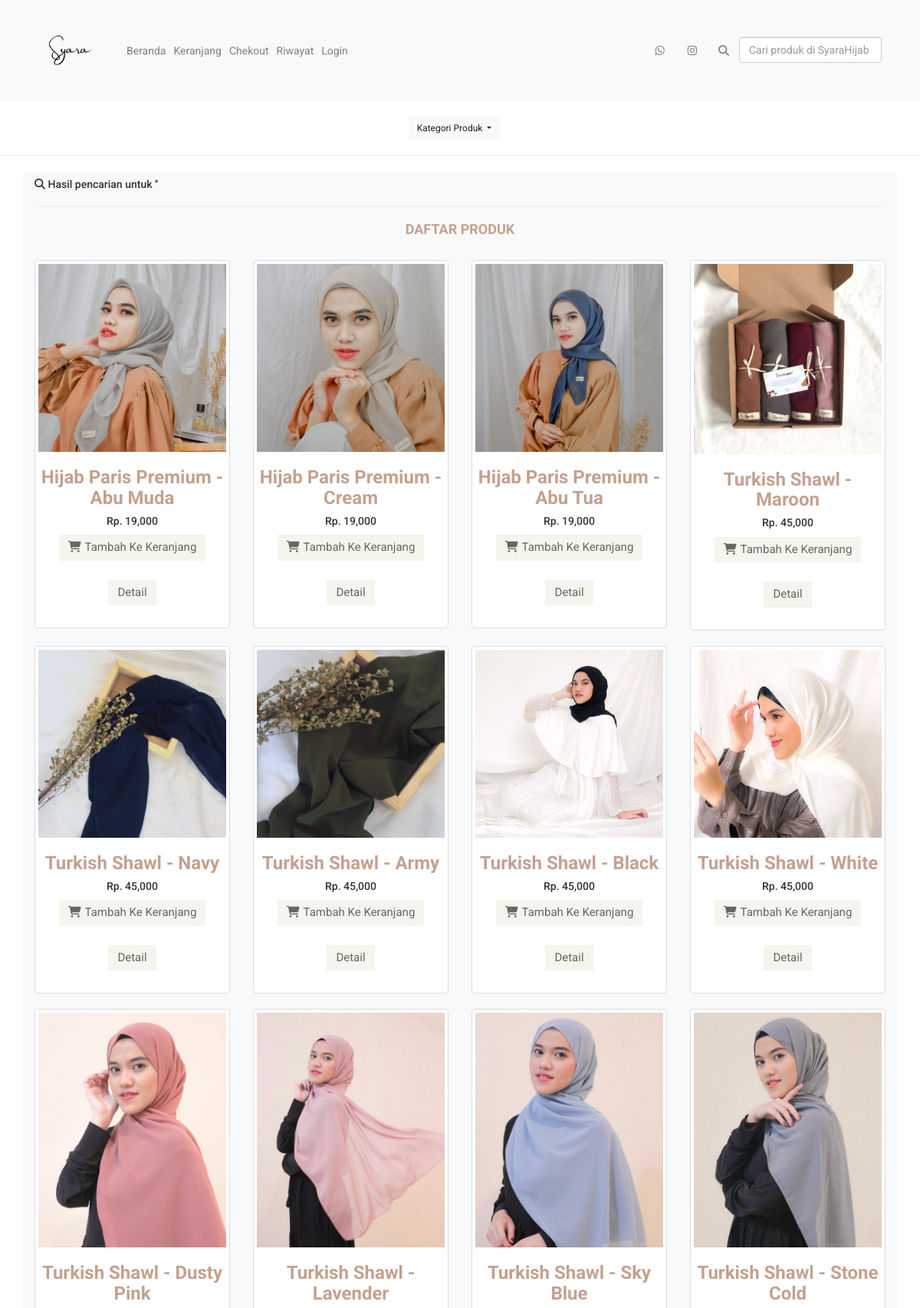
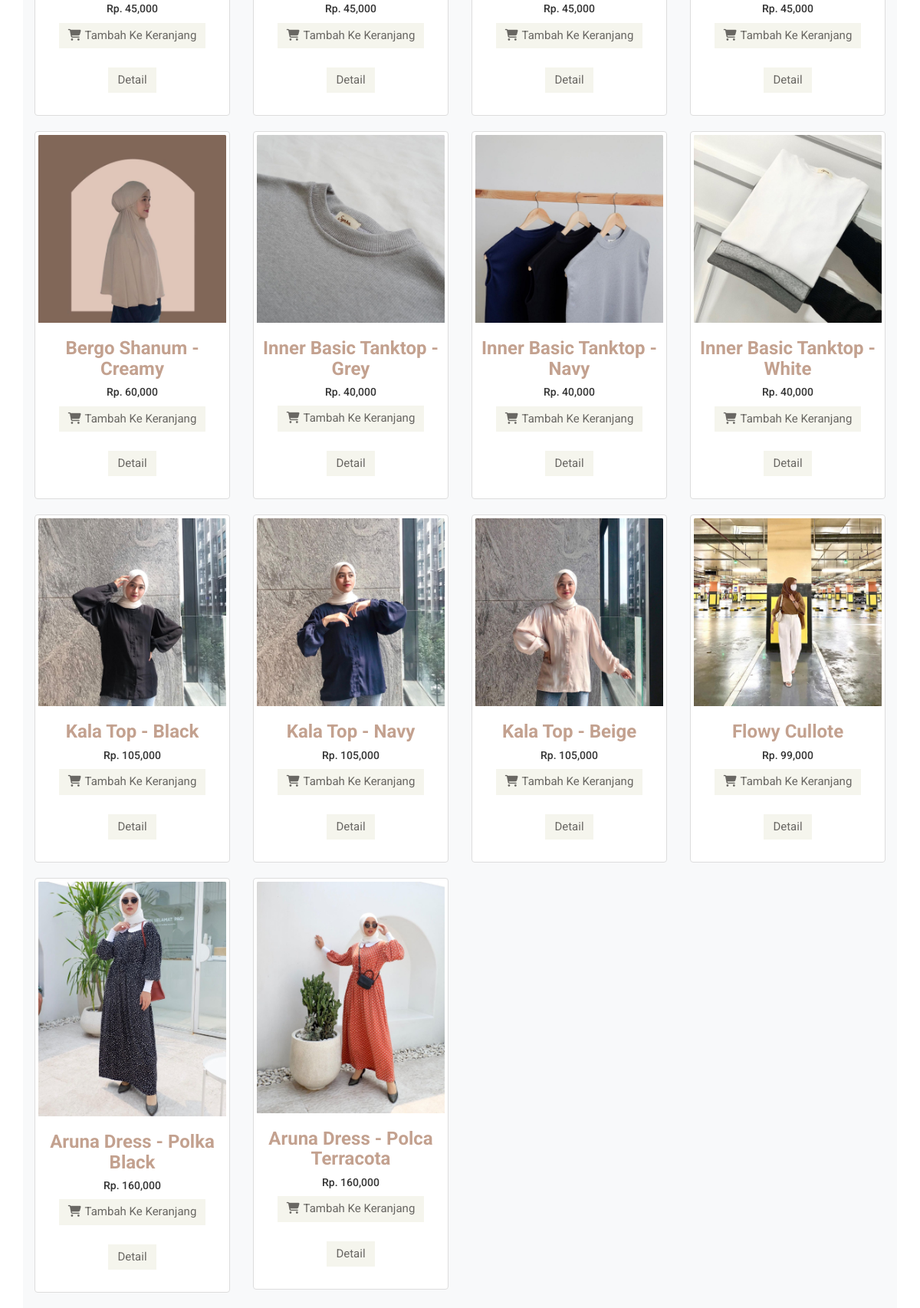
The page /pencarian.php on the database its author committed (2 pictures, top to bottom).
### tables this page shows
CREATE TABLE `produk` (
  `id_produk` int(11) NOT NULL,
  `kat_produk` varchar(15) NOT NULL,
  `nama_produk` varchar(30) NOT NULL,
  `harga_produk` int(11) NOT NULL,
  `berat_produk` int(4) NOT NULL,
  `foto_produk` varchar(100) NOT NULL,
  `deskripsi_produk` text NOT NULL,
  `stok_produk` int(11) NOT NULL
);

### pencarian.php (the view, shortened to what this page needs)
<?php
include 'koneksi.php';
require_once 'Navbar/navbar.php';
$keyword = $_GET["keyword"];
$semuadata = array();
$ambil = $koneksi->query("SELECT * FROM produk WHERE nama_produk LIKE '%$keyword%' OR kat_produk LIKE '%$keyword%'");
while ($pecah = $ambil->fetch_assoc())
{
    $semuadata[]=$pecah;
}
?>
<!DOCTYPE html>
<html>
<head>
    <link href="https://cdn.jsdelivr.net/npm/bootstrap@4.5.3/dist/css/bootstrap.min.css" rel="stylesheet">
    <link href="assets/css/bootstrap.min.css" rel="stylesheet">
    <link href="assets/css/responsive.css" rel="stylesheet">
    <link href="assets/css/main.css" rel="stylesheet">
    <link href="assets/css/font-awesome.min.css" rel="stylesheet" />
</head>
<body>
<ul class="nav justify-content-center mt-4">
    <div class="btn-group mr-4">
        <button type="button" class="btn btn-light btn-sm dropdown-toggle" data-toggle="dropdown" aria-haspopup="true" aria-expanded="false">
        Kategori Produk
        </button>
    </div>
</ul>
<hr>
<div class="container lht bg-light">
    <h5><i class="fas fa-search"></i> Hasil pencarian untuk '<?= $keyword ?>'</h5><hr>
    <div class="row">
    <section class="konten">
    <div class="container">
        <div class="features_items">
            <h2 class="title text-center">Daftar Produk</h2>
        <div class="row">
        <?php foreach($semuadata as $key => $value):?>
            <div class="col-md-3">
                    <div class="thumbnail">
                        <div class="productinfo text-center">
                        <img src="foto_produk/<?php echo $value['foto_produk']; ?>" class="card-img-top" alt="">
                            <h3><?php echo $value['nama_produk']; ?></h2>
                            <h5>Rp. <?php echo number_format($value['harga_produk']); ?></h5>
                            <a href="beli.php?id=<?php echo $value['id_produk']; ?>" class="btn btn-default add-to-cart"><i class="fa fa-shopping-cart"></i>Tambah Ke Keranjang</a>
                            <a  href="detail.php?id=<?php echo $value["id_produk"];?>" class= "btn btn-default add-to-cart">Detail</a>
                        </div>
                    </div>
                </div>
        <?php endforeach?>
        </div>
        </div>
    </div>
</section>
    </div>
</div>
</body>
</html>

### Navbar/navbar.php (shortened to what this page needs)
<!DOCTYPE html>
<html lang="en">
<head>
    <link href="https://cdn.jsdelivr.net/npm/bootstrap@4.5.3/dist/css/bootstrap.min.css" rel="stylesheet">
    <link href="assets/css/bootstrap.min.css" rel="stylesheet">
    <link href="assets/css/font-awesome.min.css" rel="stylesheet">
    <link href="assets/css/animate.css" rel="stylesheet">
	<link href="assets/css/main.css" rel="stylesheet">
    <link href="assets/css/responsive.css" rel="stylesheet">
    <link rel="stylesheet" href="https://cdnjs.cloudflare.com/ajax/libs/font-awesome/4.7.0/css/font-awesome.min.css">
</head>
<body>
<nav class="navbar navbar-expand-lg navbar-light bg-light">
    <div class="container">
        <a class="navbar-brand" href="#"><img src="images/logo_syara.png" alt="" width="90px"></a>
        <div class="collapse navbar-collapse" id="navbarNav">
            <ul class="navbar-nav">
                <li class="nav-item active">
                    <a class="nav-link" style="color:grey;" href="index.php">Beranda <span class="sr-only">(current)</span></a>
                </li>
                <li class="nav-item">
                    <a class="nav-link" style="color:grey;" href="keranjang.php"><i class=""></i> Keranjang</a>
                </li>
                <li class="nav-item">
                    <a class="nav-link" style="color:grey;" href="checkout.php">Chekout</a>
                </li>
                <li class="nav-item">
                    <a class="nav-link" style="color:grey;" href="riwayat.php"><i class=""></i> Riwayat</a>
                </li>
                <?php if (isset($_SESSION["pelanggan"])):  ?>
                <li>
                    <a class="nav-link" style="color:grey;" href="logout.php"><i class=""></i> Logout</a>
                </li>
                <?php else: ?>
                <li>
                    <a class="nav-link" style="color:grey;" href="login.php"><i class=""></i> Login</a>
                </li>
                <?php endif ?>
            </ul>
        </div>
        <div class="col-sm-30">
        <div class="social-icons pull-right">
            <ul class="nav navbar-nav">
                <li><a style="color:grey;" href="https://api.whatsapp.com/send?phone=6281289069103"><i class="fa fa-whatsapp"></i></a></li>
                <li><a style="color:grey;" href="https://www.instagram.com/syarahijab.ofc/"><i class="fa fa-instagram"></i></a></li>
                <button class="btn btn-outline-success my-2 my-sm-0" style="color:grey;" name="cari" type="submit"><i class="fa fa-search"></i></button>
                <li>
                    <form method="get" action="pencarian.php" class="form-inline">
                        <input class="form-control mr-sm-2" type="search" placeholder="Cari produk di SyaraHijab" name="keyword" aria-label="Search">
                    </form>
                </li>
            </ul>
        </div>
        </div>
    </div>
</nav>
</body>
</html>

### assets/css/main.css (style rules this page uses)
body { font-family: 'Roboto', sans-serif; position: relative; font-weight: 400px; }
ul li { list-style: none; }
a { -webkit-transition: 300ms; transition: 300ms; }
h1, h2, h3, h4, h5, h6 { font-family: 'Roboto', sans-serif; }
.social-icons ul li a { border: 0 none; border-radius: 0; color: #696763; padding: 0px; }
.social-icons ul li { display: inline-block; }
.social-icons ul li a i { padding: 11px 15px; transition: all 0.9s ease 0s; -moz-transition: all 0.9s ease 0s; -webkit-transition: all 0.9s ease 0s; -o-transition: all 0.9s ease 0s; }
.navbar-collapse.collapse { padding-left: 0; }
.left-sidebar h2:after, h2.title:after { content: " "; position: absolute; border: 1px solid #f5f5f5; bottom: 8px; left: 0; width: 100%; height: 0; z-index: -2; }
h2.title:before { content: " "; position: absolute; background: #fff; bottom: -6px; width: 220px; height: 30px; z-index: -1; left: 50%; margin-left: -110px; }
.features_items { overflow: hidden; }
h2.title { color: #C3A18F; font-family: 'Roboto', sans-serif; font-size: 18px; font-weight: 700; margin: 0 15px; text-transform: uppercase; margin-bottom: 30px; position: relative; }
.productinfo h3 { color: #C3A18F; font-family: 'Roboto', sans-serif; font-size: 24px; font-weight: 700; }
.productinfo img { width: 100%; }
.productinfo { position: relative; }
.add-to-cart { background: #F5F5ED; border: 0 none; border-radius: 0; color: #696763; font-family: 'Roboto', sans-serif; font-size: 15px; margin-bottom: 25px; }
.add-to-cart i { margin-right: 5px; }

### rows shown on the page
produk: foto_produk (picture), nama_produk "Hijab Paris Premium - Abu Muda", harga_produk "19,000"
produk: foto_produk (picture), nama_produk "Hijab Paris Premium - Cream", harga_produk "19,000"
produk: foto_produk (picture), nama_produk "Hijab Paris Premium - Abu Tua", harga_produk "19,000"
produk: foto_produk (picture), nama_produk "Turkish Shawl - Maroon", harga_produk "45,000"
produk: foto_produk (picture), nama_produk "Turkish Shawl - Navy", harga_produk "45,000"
produk: foto_produk (picture), nama_produk "Turkish Shawl - Army", harga_produk "45,000"
produk: foto_produk (picture), nama_produk "Turkish Shawl - Black", harga_produk "45,000"
produk: foto_produk (picture), nama_produk "Turkish Shawl - White", harga_produk "45,000"
produk: foto_produk (picture), nama_produk "Turkish Shawl - Dusty Pink", harga_produk "45,000"
produk: foto_produk (picture), nama_produk "Turkish Shawl - Lavender", harga_produk "45,000"
produk: foto_produk (picture), nama_produk "Turkish Shawl - Sky Blue", harga_produk "45,000"
produk: foto_produk (picture), nama_produk "Turkish Shawl - Stone Cold", harga_produk "45,000"
produk: foto_produk (picture), nama_produk "Bergo Shanum - Creamy", harga_produk "60,000"
produk: foto_produk (picture), nama_produk "Inner Basic Tanktop - Grey", harga_produk "40,000"
produk: foto_produk (picture), nama_produk "Inner Basic Tanktop - Navy", harga_produk "40,000"
produk: foto_produk (picture), nama_produk "Inner Basic Tanktop - White", harga_produk "40,000"
produk: foto_produk (picture), nama_produk "Kala Top - Black", harga_produk "105,000"
produk: foto_produk (picture), nama_produk "Kala Top - Navy", harga_produk "105,000"
produk: foto_produk (picture), nama_produk "Kala Top - Beige", harga_produk "105,000"
produk: foto_produk (picture), nama_produk "Flowy Cullote", harga_produk "99,000"
produk: foto_produk (picture), nama_produk "Aruna Dress - Polka Black", harga_produk "160,000"
produk: foto_produk (picture), nama_produk "Aruna Dress - Polca Terracota", harga_produk "160,000"
